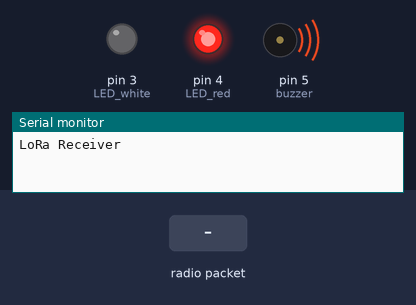
Recording of a sketch running on a simulated Arduino Uno, built with avr-gcc and run on an emulated ATmega328P. Parts: output pins drawn as LEDs (lit = HIGH), buzzer (waves = sounding), the last lines printed to the serial monitor. Inputs (shaded band) come from the test bench. No radio packets arrive unless stated.

Above: at 0.03 s.
At 1.5 s:
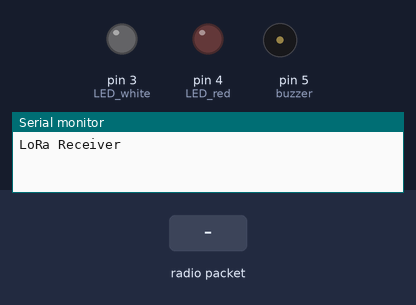
1.6 s: radio packet "1" arrives
At 1.7 s:
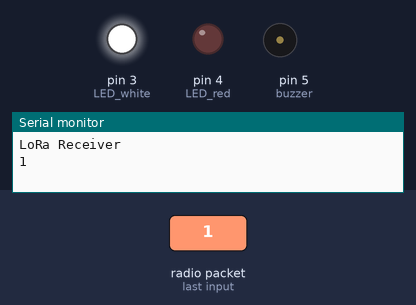
Timing chart, 0 to 4.6 s (numbered marks = the images above; inputs shaded):
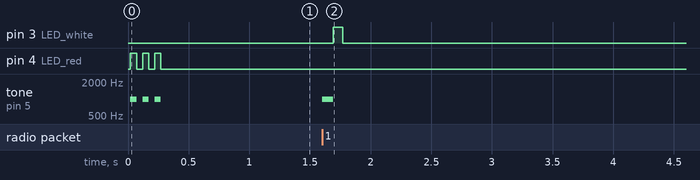

Measured:
- after the input at 1.6 s, pin 3 (LED_white): LOW → HIGH after 0.09 s, → LOW 0.08 s later; tone on pin 5 (buzzer): silent → 1000 Hz at once, → silent 0.09 s later

The sketch:

GS_13.ino
```cpp
#include <SPI.h>
#include <LoRa.h>
#define LED_red 4
#define LED_white 3
#define buzzer 5
void setup() {
  Serial.begin(9600);
  while (!Serial);

  Serial.println("LoRa Receiver");
  LoRa.setPins(10,7,2);
  pinMode(LED_red,OUTPUT);
  pinMode(LED_white,OUTPUT);
  pinMode(buzzer,OUTPUT);
  if (!LoRa.begin(460E6)) {
    Serial.println("Starting LoRa failed!");
    while (1);

    }else
    {
         for(int i = 0;i<3 ;i++)
    {
        digitalWrite(LED_red,HIGH);
        tone(buzzer,1000);
        delay(50);
        digitalWrite(LED_red,LOW);
        noTone(buzzer);
        delay(50);
  }
}
}

void loop() {
  // try to parse packet
  int packetSize = LoRa.parsePacket();
  if (packetSize) {
    // received a packet
    // read packet
    while (LoRa.available()) {
      Serial.print((char)LoRa.read());
    }
  alert_system();
    // print RSSI of packet
  }
}
void alert_system()
{
  tone(buzzer,1000);
  delay(90);
  noTone(buzzer);
  digitalWrite(LED_white,HIGH);
  delay(80);
  digitalWrite(LED_white,LOW);
}
```
